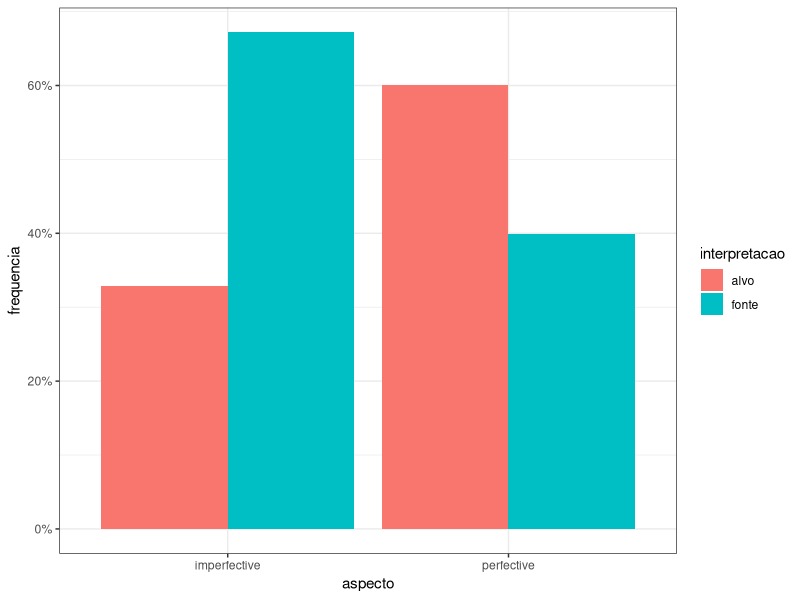

Write R code to recreate this figure. (Note: this script raises an error after producing the figure.)
######################################################
### TUTORIAL PARA SECAO 5: MODELOS LINEARES MISTOS ###
######################################################

## Carregar pacotes para a secao

library(lme4)
library(lmerTest)
library(ggplot2)
library(dplyr)

##########################################
### 5.3 Regressao logistica e log-odds ###
##########################################



#importar conjunto de dados

pronome = read.csv("dados/pronome.csv")

# inspecionar conjunto de dados

head(pronome)

# inspecionar conjunto de dados 2

str(pronome)


# filtragem para considerar apenas casos suja resposta tenha sido alvo ou fonte

pronome = pronome%>%
  filter(interpretacao == "alvo" | interpretacao == "fonte")%>%
  droplevels()


# tabela com contagem de pronome por aspecto

pronome%>%
  group_by(aspecto, interpretacao)%>%
  summarise(n = n())

# tabela com frequencia relativa de pronome por aspecto

pronome%>%
  group_by(aspecto, interpretacao)%>%
  summarise(n = n())%>%
  mutate(freq = n / sum(n))


## grafico da relacao entre aspecto x interpretacao

pronome%>%
  group_by(aspecto, interpretacao)%>%
  summarise(n = n())%>%
  mutate(frequencia = n / sum(n))%>%
  ggplot(., aes(x = aspecto, y= frequencia, fill = interpretacao))+
  scale_y_continuous(labels=scales::percent)+
  geom_col(position = "dodge")+
  theme_bw()


# criando um modelo linear generalizado

modelo.aspecto = glm(interpretacao ~ aspecto, pronome, family = binomial)

# vendo o resultado do modelo

summary(modelo.aspecto)


# consultando niveis e o valor de referencia

levels(pronome$interpretacao)


# calculando o logaritimo da chance fonte:alvo para aspecto imperfectivo

log(174/85)


# calculando a chance (odds ratio) de fonte:alvo para imperfectivo a partir da funcao exponencial

exp(0.716404)


# calculando a chance de fonte:alvo no perfectivo em comparacao ao intercept

exp(-1.124980)

# calculando a chance de alvo:fonte no perfectivo em comparacao ao intercept

exp(1.124980)

#########################################################
### 5.4 Modelos Lineares Generalizados Mistos (MLGMs) ###
#########################################################


# construindo um MLGM com interceptos aleatorios por item e participantes e slopes aleatorios por aspecto para item e participante (problema de convergencia)

modelomisto.aspecto = glmer(interpretacao ~ aspecto + (1+aspecto|item) + (1+aspecto|participante), data=pronome, family=binomial(link="logit"), control = glmerControl(optimizer = "bobyqa"))

# retirando slope de aspecto por item (problema de convergencia)

modelomisto.aspecto = glmer(interpretacao ~ aspecto + (1+aspecto|item) + (1|participante), data=pronome, family=binomial(link="logit"), control = glmerControl(optimizer = "bobyqa"))

# retirando slope de aspecto por participante (problema de convergencia)

modelomisto.aspecto = glmer(interpretacao ~ aspecto + (1+aspecto|item) + (1|participante), data=pronome, family=binomial(link="logit"), control = glmerControl(optimizer = "bobyqa"))

# retirando slope de aspecto por item

modelomisto.aspecto = glmer(interpretacao ~ aspecto + (1|item) + (1|participante), data=pronome, family=binomial(link="logit"), control = glmerControl(optimizer = "bobyqa"))

# resultado do MLGM
summary(modelomisto.aspecto)


# modelo sem aspecto como efeito fixo 

modelomisto.null = glmer(interpretacao ~ 1 + (1|item) + (1|participante), data=pronome, family=binomial(link="logit"), control = glmerControl(optimizer = "bobyqa"))

# comparacao de modelos

anova(modelomisto.aspecto, modelomisto.null)
